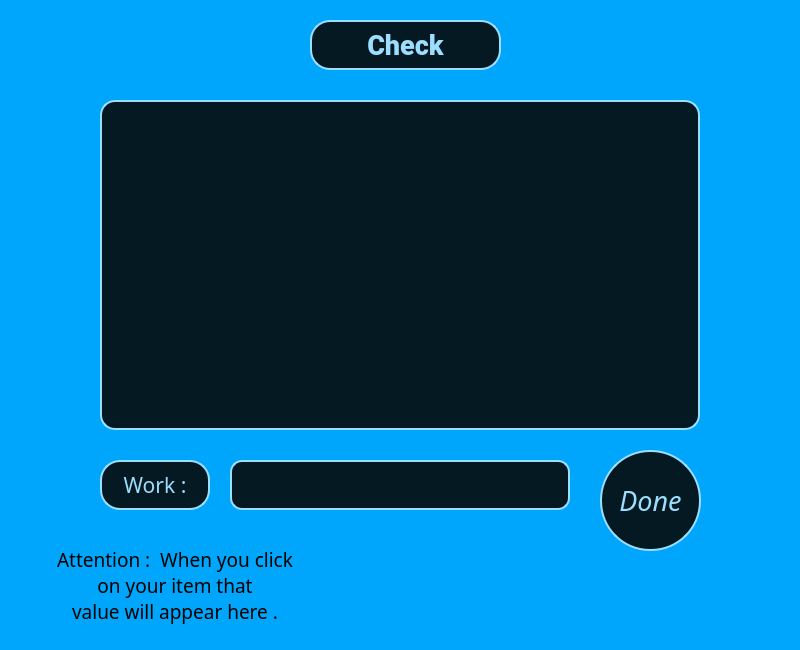
<?xml version="1.0" encoding="UTF-8"?>
<ui version="4.0">
 <class>MainWindow</class>
 <widget class="QMainWindow" name="MainWindow">
  <property name="geometry">
   <rect>
    <x>0</x>
    <y>0</y>
    <width>800</width>
    <height>650</height>
   </rect>
  </property>
  <property name="windowTitle">
   <string>MainWindow</string>
  </property>
  <property name="styleSheet">
   <string notr="true">background-color:#00A6FB</string>
  </property>
  <widget class="QWidget" name="centralwidget">
   <widget class="QLabel" name="label">
    <property name="geometry">
     <rect>
      <x>310</x>
      <y>20</y>
      <width>191</width>
      <height>50</height>
     </rect>
    </property>
    <property name="font">
     <font>
      <family>Roboto Black</family>
      <pointsize>20</pointsize>
      <weight>75</weight>
      <bold>true</bold>
     </font>
    </property>
    <property name="styleSheet">
     <string notr="true">QLabel{
background-color:#051923;
color:#9BDEFF;
border:2px solid #9BDEFF;
border-radius:20px
}</string>
    </property>
    <property name="text">
     <string>Check</string>
    </property>
    <property name="alignment">
     <set>Qt::AlignCenter</set>
    </property>
   </widget>
   <widget class="QListWidget" name="listWidget">
    <property name="geometry">
     <rect>
      <x>100</x>
      <y>100</y>
      <width>600</width>
      <height>330</height>
     </rect>
    </property>
    <property name="styleSheet">
     <string notr="true">QListWidget{
background-color:#051923;
color:#9BDEFF;
border:2px solid #9BDEFF;
border-radius:15px
}</string>
    </property>
   </widget>
   <widget class="QLineEdit" name="lineEdit">
    <property name="geometry">
     <rect>
      <x>230</x>
      <y>460</y>
      <width>340</width>
      <height>50</height>
     </rect>
    </property>
    <property name="font">
     <font>
      <pointsize>14</pointsize>
     </font>
    </property>
    <property name="styleSheet">
     <string notr="true">QLineEdit{
background-color:#051923;
color:#9BDEFF;
border:2px solid #9BDEFF;
border-radius:12px;
padding-left:10px
}</string>
    </property>
    <property name="text">
     <string/>
    </property>
   </widget>
   <widget class="QLabel" name="label_2">
    <property name="geometry">
     <rect>
      <x>-10</x>
      <y>540</y>
      <width>370</width>
      <height>90</height>
     </rect>
    </property>
    <property name="font">
     <font>
      <family>MV Boli</family>
      <pointsize>14</pointsize>
     </font>
    </property>
    <property name="styleSheet">
     <string notr="true">QLabel{
background-color:None
}</string>
    </property>
    <property name="text">
     <string>Attention :  When you click
on your item that
value will appear here .</string>
    </property>
    <property name="alignment">
     <set>Qt::AlignCenter</set>
    </property>
   </widget>
   <widget class="QPushButton" name="pushButton">
    <property name="geometry">
     <rect>
      <x>600</x>
      <y>450</y>
      <width>101</width>
      <height>101</height>
     </rect>
    </property>
    <property name="font">
     <font>
      <family>Monotype Corsiva</family>
      <pointsize>20</pointsize>
      <weight>50</weight>
      <italic>true</italic>
      <bold>false</bold>
     </font>
    </property>
    <property name="styleSheet">
     <string notr="true">QPushButton{
background-color:#051923;
color:#9BDEFF;
border:2px solid #9BDEFF;
border-radius:50%
}</string>
    </property>
    <property name="text">
     <string>Done</string>
    </property>
   </widget>
   <widget class="QLabel" name="label_3">
    <property name="geometry">
     <rect>
      <x>100</x>
      <y>460</y>
      <width>110</width>
      <height>50</height>
     </rect>
    </property>
    <property name="font">
     <font>
      <family>Segoe Print</family>
      <pointsize>16</pointsize>
      <weight>50</weight>
      <bold>false</bold>
     </font>
    </property>
    <property name="styleSheet">
     <string notr="true">QLabel{
background-color:#051923;
color:#9BDEFF;
border:2px solid #9BDEFF;
border-radius:20px
}</string>
    </property>
    <property name="text">
     <string>Work :</string>
    </property>
    <property name="alignment">
     <set>Qt::AlignCenter</set>
    </property>
   </widget>
  </widget>
 </widget>
 <resources/>
 <connections/>
</ui>
